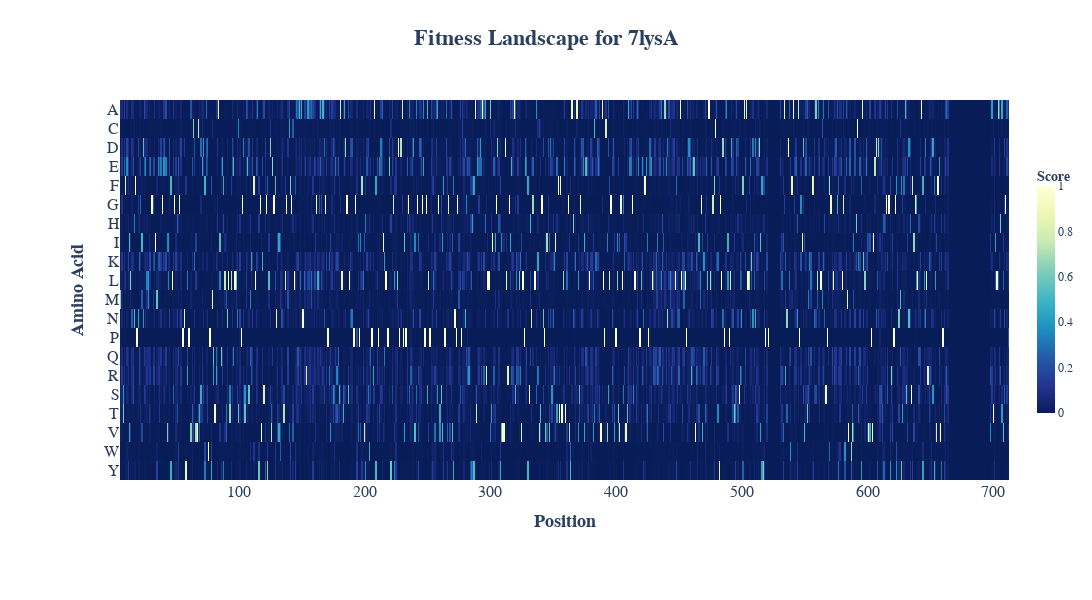

Write notebook code for a chart like this one.
### Markdown cell above
### Visualize fitness landscape

### Code cell
#@title Fitness Landscape Viewer {display-mode:"form"}
color_scale = "YlGnBu_r"  #@param ["YlGnBu_r","Viridis","Cividis","Plasma","Inferno"]
fig_width = 1400  #@param {type:"number"}
fig_height = 600  #@param {type:"number"}
font_size = 14  #@param {type:"number"}
title_size = 22  #@param {type:"number"}

import pandas as pd
import plotly.express as px

# 读取 CSV
df = pd.read_csv(f'{outdir}/{pdb_name}.info_probs.csv')
aa_cols = [c for c in df.columns if c.startswith("prob_")]

# Prepare score matrix
score = df[aa_cols].copy()
score_T = score.T
score_T.index = [c.replace("prob_", "") for c in aa_cols]
score_T.columns = df["auth_idx"]

# 绘制热图
fig = px.imshow(
    score_T,
    color_continuous_scale=color_scale,
    aspect="auto",
    labels=dict(color="Fitness"),
    title=f"<b>Fitness Landscape for {pdb_name}</b>",
)

fig.update_layout(
    width=fig_width,
    height=fig_height,
    font=dict(family="Arial", size=font_size),
    title=dict(x=0.5, y=0.95, font=dict(size=title_size)),
    xaxis_title="<b>Position</b>",
    yaxis_title="<b>Amino Acid</b>",
    margin=dict(l=120, r=80, t=100, b=120),
    coloraxis_colorbar=dict(
        title="<b>Score</b>",
        thickness=18,
        len=0.7,
        tickfont=dict(size=12)
    )
)

fig.update_xaxes(
    tickfont=dict(family="Arial", size=16),
    tickangle=0,
    showgrid=False,
    title_font=dict(family="Arial", size=18)
)
fig.update_yaxes(
    tickfont=dict(family="Arial", size=16), 
    showgrid=False,
    title_font=dict(family="Arial", size=18)
)

fig.update_traces(
    xgap=0, ygap=0,
    hovertemplate="AA: %{y}<br>Pos: %{x}<br>Value: %{z}<extra></extra>"
)

fig.show()

### Figure 1 — Plotly figure (JSON) as saved in the notebook; plotly's stock layout.template omitted (floating-point values rounded to 4 significant figures; data arrays with more than 128 entries replaced by an {"elided": "..."} marker saying what was removed)
{"data": [{"coloraxis": "coloraxis", "hovertemplate": "AA: %{y}<br>Pos: %{x}<br>Value: %{z}<extra></extra>", "name": "0", "type": "heatmap", "x": {"elided": "669 int values"}, "xaxis": "x", "xgap": 0, "y": ["A", "C", "D", "E", "F", "G", "H", "I", "K", "L", "M", "N", "P", "Q", "R", "S", "T", "V", "W", "Y"], "yaxis": "y", "ygap": 0, "z": {"elided": "20x669 float values"}}], "layout": {"coloraxis": {"colorbar": {"len": 0.7, "thickness": 18, "tickfont": {"size": 12}, "title": {"text": "<b>Score</b>"}}, "colorscale": [[0, "rgb(8,29,88)"], [0.125, "rgb(37,52,148)"], [0.25, "rgb(34,94,168)"], [0.375, "rgb(29,145,192)"], [0.5, "rgb(65,182,196)"], [0.625, "rgb(127,205,187)"], [0.75, "rgb(199,233,180)"], [0.875, "rgb(237,248,177)"], [1, "rgb(255,255,217)"]]}, "font": {"family": "Arial", "size": 14}, "height": 600, "margin": {"b": 120, "l": 120, "r": 80, "t": 100}, "title": {"font": {"size": 22}, "text": "<b>Fitness Landscape for 7lysA</b>", "x": 0.5, "y": 0.95}, "width": 1400, "xaxis": {"anchor": "y", "domain": [0, 1], "showgrid": false, "tickangle": 0, "tickfont": {"family": "Arial", "size": 16}, "title": {"font": {"family": "Arial", "size": 18}, "text": "<b>Position</b>"}}, "yaxis": {"anchor": "x", "autorange": "reversed", "domain": [0, 1], "showgrid": false, "tickfont": {"family": "Arial", "size": 16}, "title": {"font": {"family": "Arial", "size": 18}, "text": "<b>Amino Acid</b>"}}}}
